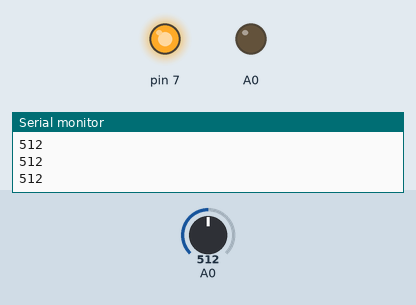
This sketch was run on a simulated Arduino Uno, built with avr-gcc and run on an emulated ATmega328P. Parts: output pins drawn as LEDs (lit = HIGH), the last lines printed to the serial monitor. The inputs (shaded band) are chosen by the test bench; at power-on: A0 = 512.

Above: at 1.2 s.
1.3 s: A0 set to 11
2.8 s: A0 set to 8
At 3.8 s:
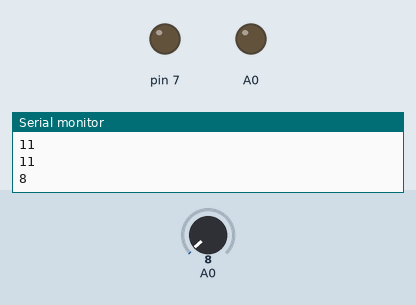
4.3 s: A0 set to 122
At 4.8 s:
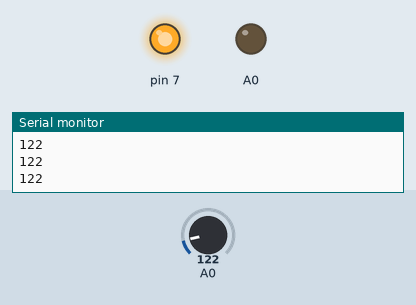
5.8 s: A0 set to 0
At 6.1 s:
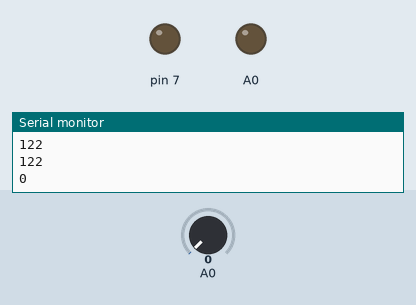
Timing chart, 0 to 8.3 s (numbered marks = the images above; inputs shaded):
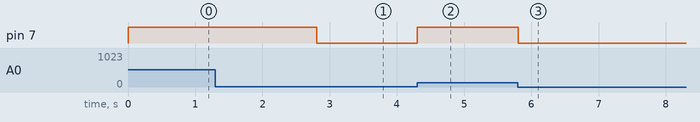

Measured:
- the behaviour switches between 10 and 9 on A0 (found by bisection; images 0 and 1)
- after the input at 2.8 s, pin 7: HIGH → LOW at once
- after the input at 4.3 s, pin 7: LOW → HIGH at once
- after the input at 5.8 s, pin 7: HIGH → LOW at once

The sketch:

irReceiver.ino
```cpp
int value = 10;
void setup(){
  Serial.begin(9600);
  pinMode(A0,OUTPUT);
  digitalWrite(A0, LOW);
  pinMode(7, OUTPUT);
}

void loop(){
  value = analogRead(A0);
  while(value >= 10){
   digitalWrite(7, HIGH);
   value = analogRead(A0);
   Serial.println(value);
  }
  digitalWrite(7, LOW);
}
```
